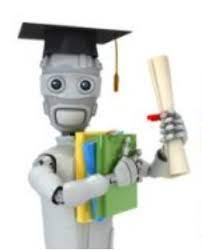
#> input picture Parte01/Core Operations/ml.png, 202 x 250 px; the run also reads 1 picture not shown here
$ python ArithmeticOP.py
#> lines starting #> are read from the running program, lines starting #| are printed output that depends on the picture; after the words box and inside, x2 and y2 are one past the last pixel; in counts of white or black regions, pixels touching at a corner belong together; pictures that were not available may be replaced by others from this repository, and a replacement may not be noted
#!/usr/bin/env python3

import numpy as np
import cv2 as cv

#Execution:
# -------------------------------------------------------------
#Image Addition

x = np.uint8([250])
y = np.uint8([10])
#OpenCV addition is a saturated operation while Numpy addition is a modulo
# operation.
print( cv.add(x,y) ) # 250+10 = 260 => 255

print( x+y )          # 250+10 = 260 % 256 = 4

# -------------------------------------------------------------
#Image Blending

img1 = cv.imread('ml.png')
#> img1 is the input picture: shape (250, 202, 3); mean B, G, R 208.3, 214, 211.7
img2 = cv.imread('opencv-logoWhite.png')
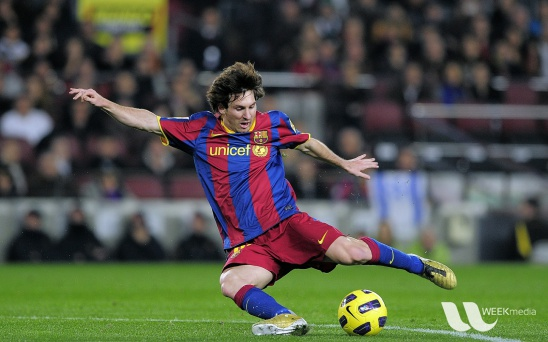
#> input picture Parte01/Image Processing/Messi5.jpg, 548 x 342 px, given in place of opencv-logoWhite.png, which was not available
#> img2 is the input picture: shape (342, 548, 3); mean B, G, R 72.4, 86, 82.2
img2 = img2[20:270, 100:302]
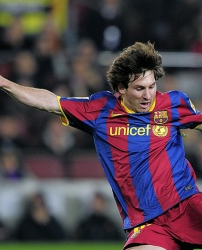
#> img2: shape (250, 202, 3); mean B, G, R 75.5, 65.6, 80.2

#Obects dimension
print( img1.shape )
#| (250, 202, 3)
print( img2.shape )
#| (250, 202, 3)

dst = cv.addWeighted(img1,0.7,img2,0.3,0)
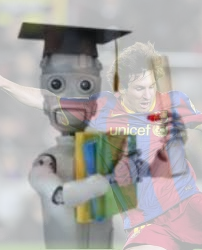
#> dst: shape (250, 202, 3); mean B, G, R 168.5, 169.5, 172.3

cv.imshow('dst',dst)
cv.waitKey(0)
cv.destroyAllWindows()

# -------------------------------------------------------------
#Bitwise Operations

# Load two images
img3 = cv.imread('messi5.jpg')              #(342,548,3)
img4 = cv.imread('opencv-logoWhite.png')    #(378,428,3)
img4 = img4[0:342, 0:428]
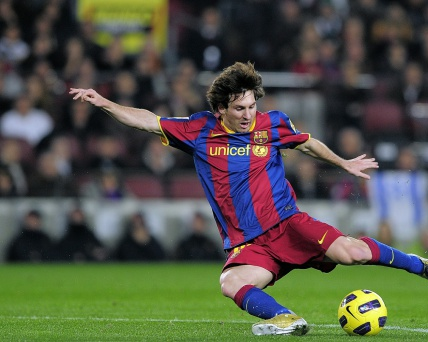
#> img4: shape (342, 428, 3); mean B, G, R 71.6, 84.6, 82.7

# I want to put logo on top-left corner, So I create a ROI
rows,cols,channels = img4.shape
#> rows = 342; cols = 428; channels = 3
roi = img3[0:rows, 0:cols]
print('img4',img4.shape)
#| img4 (342, 428, 3)
print('roi',roi.shape)
#| roi (342, 428, 3)

# Now create a mask of logo and create its inverse mask also
img4gray = cv.cvtColor(img4,cv.COLOR_BGR2GRAY)
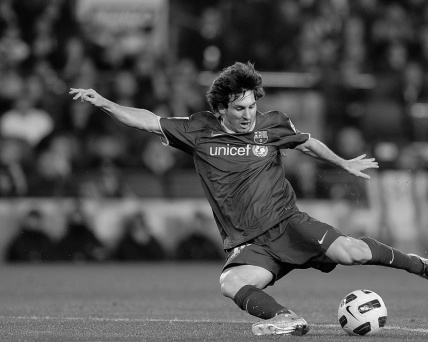
#> img4gray: shape (342, 428); min 0, max 251, mean 82.6
ret, mask = cv.threshold(img4gray, 150, 255, cv.THRESH_BINARY)
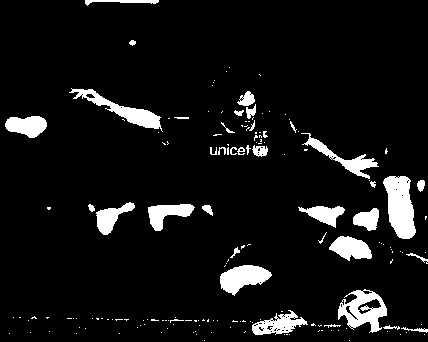
#> mask: shape (342, 428); 7.6% white; 168 white regions (129 under 20 px), largest, box (x1, y1, x2, y2) and area: (383, 176, 416, 239) 1432, (338, 289, 387, 333) 1125, (69, 88, 163, 132) 1010
mask_inv = cv.bitwise_not(mask)

# Now black-out the area of logo in ROI
img3_bg = cv.bitwise_and(roi,roi,mask = mask)

# Take only region of logo from logo image.
img4_fg = cv.bitwise_and(img4,img4,mask = mask_inv)
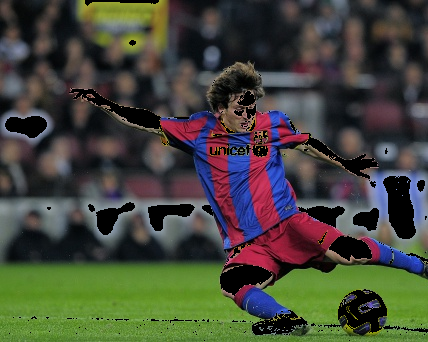
#> img4_fg: shape (342, 428, 3); mean B, G, R 59.2, 71, 68.9

# Put logo in ROI and modify the main image
dst = cv.add(img3_bg,img4_fg)
img3[0:rows, 0:cols ] = dst

cv.imshow('res',img3)
cv.waitKey(0)
cv.destroyAllWindows()
